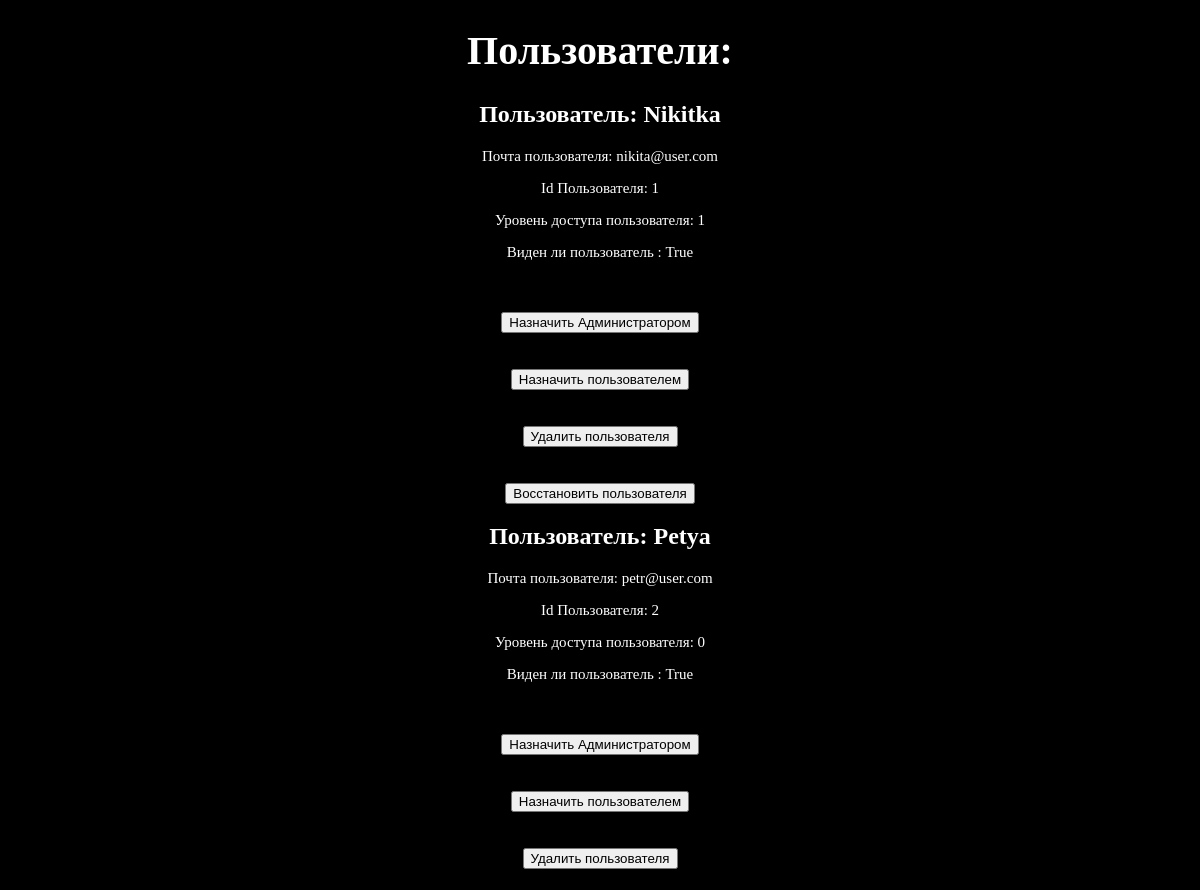
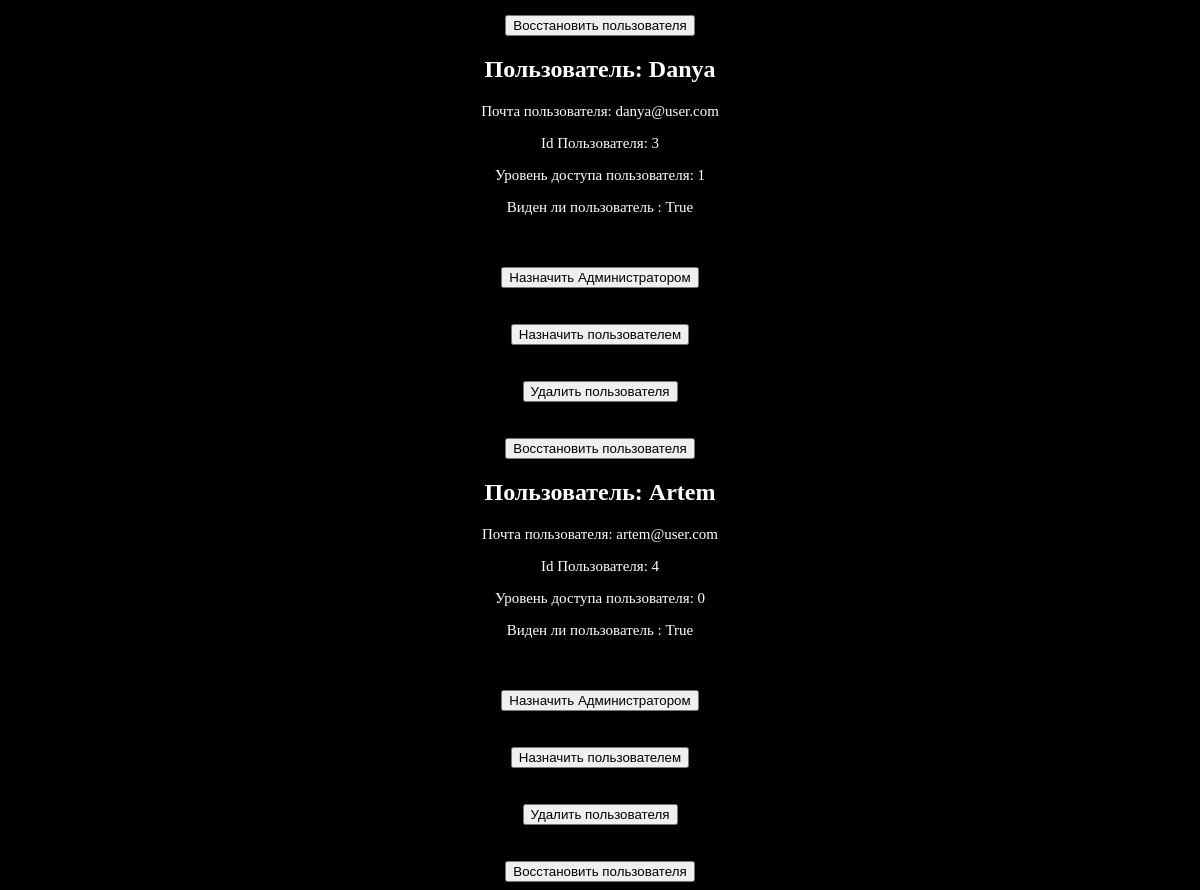
Page /admin (signed in) on the committed database (2 pictures, top to bottom).
### models/models.py (models this page shows, shortened)
class Site_users(Base):
    __tablename__ = 'site_users'
    id = Column(Integer, unique=True, primary_key=True, nullable=False, autoincrement=True)
    login = Column(String, unique=True, nullable=False)# почта пользоватя. Можно будет валидировать регулярными выражениями.
    nickname = Column(String, unique=True, nullable=False)
    passwordu = Column(String, nullable=False)# Пароль
    level_of_access = Column(Integer, nullable=False) # --> Увидел свою ошибку в последний момент,
    visibility = Column(Boolean, nullable=False) #Видимость пользователя. При удалении данные не будут удалены,

### server.py (the view)
@app.get('/admin', response_class=HTMLResponse)
def admin_page (request : Request, username : Optional[str] = Cookie(default=None),  db : Session = Depends(get_db), ):
    try:
        valid_username = get_username_from_signed_string(username)
        valid_user = crud.get_user_by_login(valid_username, db)
        print(valid_username)
        if valid_user.level_of_access == 1:
            vie_users = crud.get_users(db)
            responce = templates.TemplateResponse('admin.html', {"request" : request, "users" : vie_users})
            return responce
        else:
            return Response(
                json.dumps({
                    'success' : True,
                    'message' : f"Hello, you not admin("
                }),
                media_type='application/json'
                )
    except:
        return Response(
                json.dumps({
                    'success' : True,
                    'message' : f"Hello, you not admin("
                }),
                media_type='application/json'
                )

### templates/admin.html (shortened to what this page needs)
<!DOCTYPE HTML>
<html>
<head>
</head>
<body>
    <h1>Пользователи:</h1>
{% for item in users %}
    <h2>Пользователь: {{ item.nickname }}</h2>
    <p>Почта пользователя: {{ item.login }}</p>
    <p>Id Пользователя: {{ item.id }}</p>
    <p>Уровень доступа пользователя: {{ item.level_of_access }}</p>
    <p>Виден ли пользователь : {{ item.visibility }}</p>
    <form action='/do_admin' method="POST">
        <br></br>
        <input type="submit" value="Назначить Администратором">
    </form>
    <form action='/do_user' method="POST">
        <br></br>
        <input type="submit" value="Назначить пользователем">
    </form>
    <form action='/delete_user' method="POST">
        <br></br>
        <input type="submit" value="Удалить пользователя">
    </form>
    <form action='/recover_user' method="POST">
        <br></br>
        <input type="submit" value="Восстановить пользователя">
    </form>
{% endfor %}
</body>
</html>

### templates/admin.html (style rules this page uses)
body { background-color: black; }
h1 { color: white; font-size: 40px; text-align: center; }
h2 { color: white; font-size: 35; text-align: center; }
p { color: white; font-family: Verdana; font-size: 15px; text-align: center; }
form { color: white; text-align: center; }

### rows in the picture
Site_users: nickname "Nikitka", login "nikita@user.com", id "1", level_of_access "1", visibility "True"
Site_users: nickname "Petya", login "petr@user.com", id "2", level_of_access "0", visibility "True"
Site_users: nickname "Danya", login "danya@user.com", id "3", level_of_access "1", visibility "True"
Site_users: nickname "Artem", login "artem@user.com", id "4", level_of_access "0", visibility "True"
